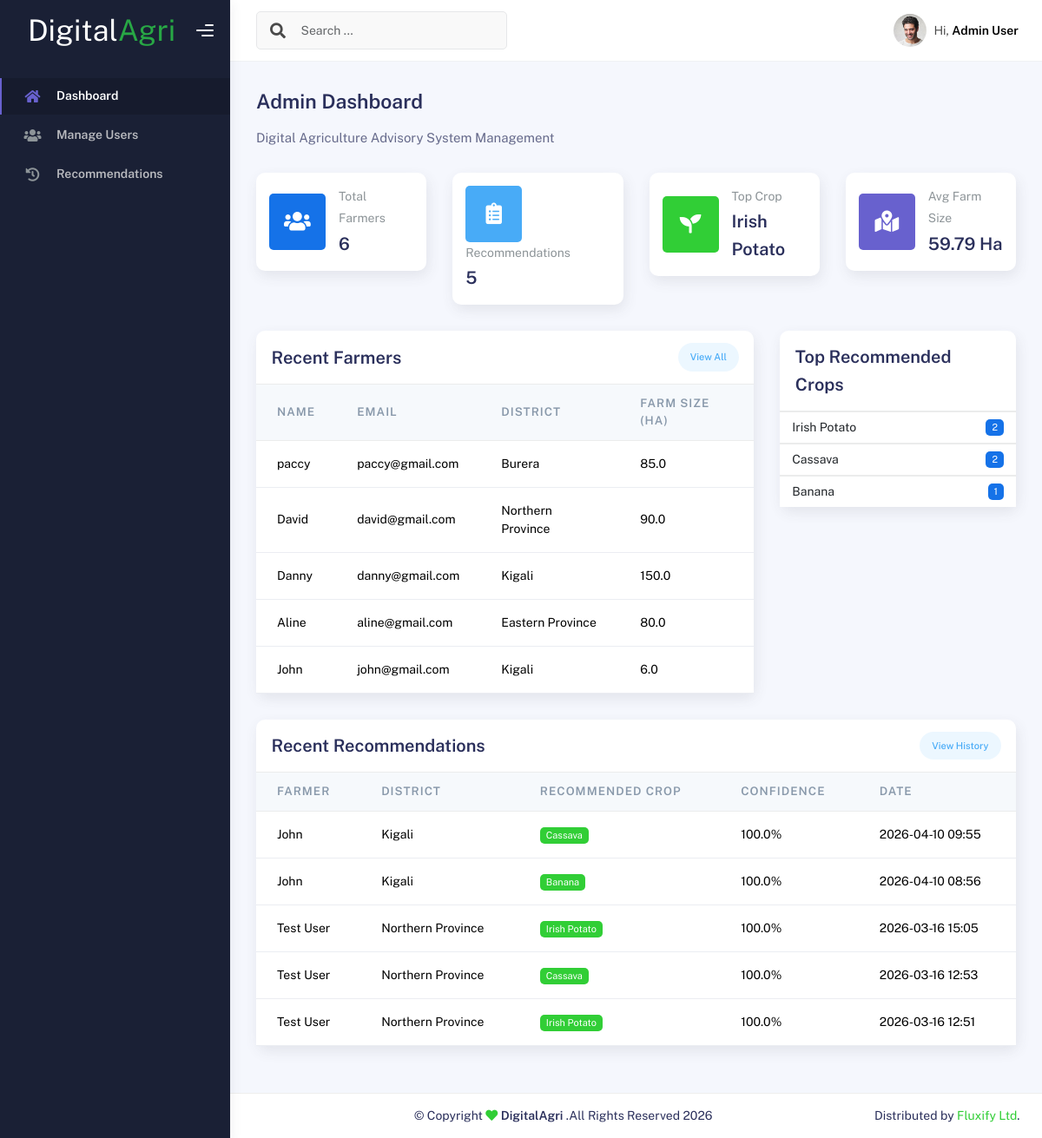
The page /admin (signed in) on the database its author committed.
### models.py (models this page shows, shortened)
class User(UserMixin, db.Model):
    __tablename__ = 'users'
    id = db.Column(db.Integer, primary_key=True)
    name = db.Column(db.String(100), nullable=False)
    email = db.Column(db.String(120), unique=True, nullable=False)
    password = db.Column(db.String(255), nullable=False)
    district = db.Column(db.String(100))
    farm_size = db.Column(db.Float)  # in hectares
    created_at = db.Column(db.DateTime, default=datetime.utcnow)
    updated_at = db.Column(db.DateTime, default=datetime.utcnow, onupdate=datetime.utcnow)
    recommendations = db.relationship('RecommendationHistory', backref='user', lazy=True)

class RecommendationHistory(db.Model):
    __tablename__ = 'recommendation_history'
    id = db.Column(db.Integer, primary_key=True)
    user_id = db.Column(db.Integer, db.ForeignKey('users.id'), nullable=False)
    district = db.Column(db.String(100), nullable=False)
    soil_type = db.Column(db.String(50))
    soil_ph = db.Column(db.Float)
    rainfall = db.Column(db.Float)
    temperature = db.Column(db.Float)
    humidity = db.Column(db.Float)
    farm_size = db.Column(db.Float)
    recommended_crops = db.Column(db.Text)  # JSON string of recommendations
    confidence_score = db.Column(db.Float)
    planting_season = db.Column(db.String(50))
    weather_data = db.Column(db.Text)  # JSON string
    created_at = db.Column(db.DateTime, default=datetime.utcnow)

### app.py (the view)
@app.route('/admin')
@login_required
def admin_dashboard():
    if current_user.email != 'admin@digitalagri.rw':
        flash('Access denied. Admin privileges required.', 'danger')
        return redirect(url_for('dashboard'))
    total_users = User.query.filter(User.email != 'admin@digitalagri.rw').count()
    total_recommendations = RecommendationHistory.query.count()
    recent_users = User.query.filter(User.email != 'admin@digitalagri.rw').order_by(User.created_at.desc()).limit(5).all()
    recent_recommendations = RecommendationHistory.query.order_by(RecommendationHistory.created_at.desc()).limit(5).all()
    district_stats = db.session.query(User.district, db.func.count(User.id)).group_by(User.district).all()
    top_crops = db.session.query(RecommendationHistory.recommended_crops, db.func.count(RecommendationHistory.id)).group_by(RecommendationHistory.recommended_crops).order_by(db.func.count(RecommendationHistory.id).desc()).limit(5).all()
    avg_farm_size = db.session.query(db.func.avg(User.farm_size)).scalar() or 0
    return render_template('dashboard/admin.html',
                         total_users=total_users,
                         total_recommendations=total_recommendations,
                         recent_users=recent_users,
                         recent_recommendations=recent_recommendations,
                         district_stats=district_stats,
                         top_crops=top_crops,
                         avg_farm_size=round(avg_farm_size, 2))

### app.py (called while the page is built)
@login_manager.user_loader
def load_user(user_id):
    return User.query.get(int(user_id))

### templates/dashboard/admin.html (shortened to what this page needs)
<!DOCTYPE html>
<html lang="en">
  <head>
    <link rel="stylesheet" href="{{ url_for('static', filename='dashboard/assets/css/bootstrap.min.css') }}" />
    <link rel="stylesheet" href="{{ url_for('static', filename='dashboard/assets/css/plugins.min.css') }}" />
    <link rel="stylesheet" href="{{ url_for('static', filename='dashboard/assets/css/kaiadmin.min.css') }}" />
    <link rel="stylesheet" href="{{ url_for('static', filename='dashboard/assets/css/demo.css') }}" />
  </head>
  <body>
    <div class="wrapper">
      <div class="sidebar" data-background-color="dark">
        <div class="sidebar-logo">
          <div class="logo-header" data-background-color="dark">
            <a href="{{ url_for('admin_dashboard') }}" class="logo">
              <a href="" class="logo d-flex align-items-center">
              <span class="sitename" style="color: #ffffff;font-size:2em; ">Digital<span style="color: #28a745;">Agri</span></span>
            </a>
            </a>
            <div class="nav-toggle">
              <button class="btn btn-toggle toggle-sidebar">
                <i class="gg-menu-right"></i>
              </button>
            </div>
          </div>
        </div>
        <div class="sidebar-wrapper scrollbar scrollbar-inner">
          <div class="sidebar-content">
            <ul class="nav nav-secondary">
              <li class="nav-item {{ 'active' if request.endpoint == 'admin_dashboard' else '' }}">
                <a href="{{ url_for('admin_dashboard') }}">
                  <i class="fas fa-home"></i>
                  <p>Dashboard</p>
                </a>
              </li>
              <li class="nav-item {{ 'active' if request.endpoint == 'admin_users' else '' }}">
                <a href="{{ url_for('admin_users') }}">
                  <i class="fas fa-users"></i>
                  <p>Manage Users</p>
                </a>
              </li>
              <li class="nav-item {{ 'active' if request.endpoint == 'admin_recommendations' else '' }}">
                <a href="{{ url_for('admin_recommendations') }}">
                  <i class="fas fa-history"></i>
                  <p>Recommendations</p>
                </a>
              </li>
            </ul>
          </div>
        </div>
      </div>
      <div class="main-panel">
        <div class="main-header">
          <nav
            class="navbar navbar-header navbar-header-transparent navbar-expand-lg border-bottom"
          >
            <div class="container-fluid">
              <nav
                class="navbar navbar-header-left navbar-expand-lg navbar-form nav-search p-0 d-none d-lg-flex"
              >
                <div class="input-group">
                  <div class="input-group-prepend">
                    <button type="submit" class="btn btn-search pe-1">
                      <i class="fa fa-search search-icon"></i>
                    </button>
                  </div>
                  <input
                    type="text"
                    placeholder="Search ..."
                    class="form-control"
                  />
                </div>
              </nav>
              <ul class="navbar-nav topbar-nav ms-md-auto align-items-center">
                <li class="nav-item topbar-user dropdown hidden-caret">
                  <a
                    class="dropdown-toggle profile-pic"
                    data-bs-toggle="dropdown"
                    href="#"
                    aria-expanded="false"
                  >
                    <div class="avatar-sm">
                      <img
                        src="{{ url_for('static', filename='dashboard/assets/img/profile.jpg') }}"
                        alt="..."
                        class="avatar-img rounded-circle"
                      />
                    </div>
                    <span class="profile-username">
                      <span class="op-7">Hi,</span>
                      <span class="fw-bold">{{ current_user.name if current_user.name else 'User' }}</span>
                    </span>
                  </a>
                </li>
              </ul>
            </div>
          </nav>
        </div>
        <div class="container">
          <div class="page-inner">
            <div
              class="d-flex align-items-left align-items-md-center flex-column flex-md-row pt-2 pb-4"
            >
              <div>
                <h3 class="fw-bold mb-3">Admin Dashboard</h3>
                <h6 class="op-7 mb-2">Digital Agriculture Advisory System Management</h6>
              </div>
            </div>
            <div class="row">
              <div class="col-sm-6 col-md-3">
                <div class="card card-stats card-round">
                  <div class="card-body">
                    <div class="row align-items-center">
                      <div class="col-icon">
                        <div
                          class="icon-big text-center icon-primary bubble-shadow-small"
                        >
                          <i class="fas fa-users"></i>
                        </div>
                      </div>
                      <div class="col col-stats ms-3 ms-sm-0">
                        <div class="numbers">
                          <p class="card-category">Total Farmers</p>
                          <h4 class="card-title">{{ total_users }}</h4>
                        </div>
                      </div>
                    </div>
                  </div>
                </div>
              </div>
              <div class="col-sm-6 col-md-3">
                <div class="card card-stats card-round">
                  <div class="card-body">
                    <div class="row align-items-center">
                      <div class="col-icon">
                        <div
                          class="icon-big text-center icon-info bubble-shadow-small"
                        >
                          <i class="fas fa-clipboard-list"></i>
                        </div>
                      </div>
                      <div class="col col-stats ms-3 ms-sm-0">
                        <div class="numbers">
                          <p class="card-category">Recommendations</p>
                          <h4 class="card-title">{{ total_recommendations }}</h4>
                        </div>
                      </div>
                    </div>
                  </div>
                </div>
              </div>
              <div class="col-sm-6 col-md-3">
                <div class="card card-stats card-round">
                  <div class="card-body">
                    <div class="row align-items-center">
                      <div class="col-icon">
                        <div
                          class="icon-big text-center icon-success bubble-shadow-small"
                        >
                          <i class="fas fa-seedling"></i>
                        </div>
                      </div>
                      <div class="col col-stats ms-3 ms-sm-0">
                        <div class="numbers">
                          <p class="card-category">Top Crop</p>
                          <h4 class="card-title">{{ top_crops[0][0].replace('_', ' ').title() if top_crops else 'N/A' }}</h4>
                        </div>
                      </div>
                    </div>
                  </div>
                </div>
              </div>
              <div class="col-sm-6 col-md-3">
                <div class="card card-stats card-round">
                  <div class="card-body">
                    <div class="row align-items-center">
                      <div class="col-icon">
                        <div
                          class="icon-big text-center icon-secondary bubble-shadow-small"
                        >
                          <i class="fas fa-map-marked-alt"></i>
                        </div>
                      </div>
                      <div class="col col-stats ms-3 ms-sm-0">
                        <div class="numbers">
                          <p class="card-category">Avg Farm Size</p>
                          <h4 class="card-title">{{ avg_farm_size }} Ha</h4>
                        </div>
                      </div>
                    </div>
                  </div>
                </div>
              </div>
            </div>
            <div class="row">
              <div class="col-md-8">
                <div class="card card-round">
                  <div class="card-header">
                    <div class="card-head-row">
                      <div class="card-title">Recent Farmers</div>
                      <div class="card-tools">
                        <a href="{{ url_for('admin_users') }}" class="btn btn-label-info btn-round btn-sm">
                          View All
                        </a>
                      </div>
                    </div>
                  </div>
                  <div class="card-body p-0">
                    <div class="table-responsive">
                      <table class="table align-items-center mb-0">
                        <thead class="thead-light">
                          <tr>
                            <th>Name</th>
                            <th>Email</th>
                            <th>District</th>
                            <th>Farm Size (ha)</th>
                          </tr>
                        </thead>
                        <tbody>
                          {% for user in recent_users %}
                          <tr>
                            <td>{{ user.name }}</td>
                            <td>{{ user.email }}</td>
                            <td>{{ user.district or 'N/A' }}</td>
                            <td>{{ user.farm_size or 'N/A' }}</td>
                          </tr>
                          {% endfor %}
                        </tbody>
                      </table>
                    </div>
                  </div>
                </div>
              </div>
              <div class="col-md-4">
                <div class="card card-round">
                  <div class="card-header">
                    <div class="card-title">Top Recommended Crops</div>
                  </div>
                  <div class="card-body p-0">
                    <ul class="list-group list-group-flush">
                      {% for crop, count in top_crops %}
                      <li class="list-group-item d-flex justify-content-between align-items-center">
                        {{ crop.replace('_', ' ').title() }}
                        <span class="badge badge-primary badge-pill">{{ count }}</span>
                      </li>
                      {% endfor %}
                    </ul>
                  </div>
                </div>
              </div>
            </div>
            <div class="row">
              <div class="col-md-12">
                <div class="card card-round">
                  <div class="card-header">
                    <div class="card-head-row">
                      <div class="card-title">Recent Recommendations</div>
                      <div class="card-tools">
                        <a href="{{ url_for('admin_recommendations') }}" class="btn btn-label-info btn-round btn-sm">
                          View History
                        </a>
                      </div>
                    </div>
                  </div>
                  <div class="card-body p-0">
                    <div class="table-responsive">
                      <table class="table align-items-center mb-0">
                        <thead class="thead-light">
                          <tr>
                            <th>Farmer</th>
                            <th>District</th>
                            <th>Recommended Crop</th>
                            <th>Confidence</th>
                            <th>Date</th>
                          </tr>
                        </thead>
                        <tbody>
                          {% for rec in recent_recommendations %}
                          <tr>
                            <td>{{ rec.user.name }}</td>
                            <td>{{ rec.district }}</td>
                            <td>
                              <span class="badge badge-success">
                                {{ rec.recommended_crops.replace('_', ' ').title() }}
                              </span>
                            </td>
                            <td>{{ "%.1f%%"|format(rec.confidence_score * 100) if rec.confidence_score else 'N/A' }}</td>
                            <td>{{ rec.created_at.strftime('%Y-%m-%d %H:%M') }}</td>
                          </tr>
                          {% endfor %}
                        </tbody>
                      </table>
                    </div>
                  </div>
                </div>
              </div>
            </div>
          </div>
        </div>
        <footer class="footer">
          <div class="container-fluid d-flex justify-content-between">
            <div class="copyright">
               © Copyright <i class="fa fa-heart heart text-success"></i>
              <strong><span> DigitalAgri </span></strong>.All Rights Reserved 2026
            </div>
            <div>
              Distributed by
              <a target="_blank" href="https://www.fluxify.rw/" class="text-success">Fluxify Ltd</a>.
            </div>
          </div>
        </footer>
      </div>
    </div>
  </body>
</html>

### rows shown on the page
User: name "Admin User"
User: name "paccy", email "paccy@gmail.com", district "Burera", farm_size "85.0"
User: name "David", email "david@gmail.com", district "Northern Province", farm_size "90.0"
User: name "Danny", email "danny@gmail.com", district "Kigali", farm_size "150.0"
User: name "Aline", email "aline@gmail.com", district "Eastern Province", farm_size "80.0"
User: name "John", email "john@gmail.com", district "Kigali", farm_size "6.0"
RecommendationHistory: replace "Cassava", count "2", user.name "Test User", district "Northern Province", recommended_crops.replace "Cassava", confidence_score "100.0%", created_at "2026-03-16 12:53"
RecommendationHistory: user.name "John", district "Kigali", recommended_crops.replace "Cassava", confidence_score "100.0%", created_at "2026-04-10 09:55"
RecommendationHistory: user.name "John", district "Kigali", recommended_crops.replace "Banana", confidence_score "100.0%", created_at "2026-04-10 08:56"
RecommendationHistory: user.name "Test User", district "Northern Province", recommended_crops.replace "Irish Potato", confidence_score "100.0%", created_at "2026-03-16 15:05"
RecommendationHistory: user.name "Test User", district "Northern Province", recommended_crops.replace "Irish Potato", confidence_score "100.0%", created_at "2026-03-16 12:51"

### other values the page prints
{{ total_users }} "6"
{{ total_recommendations }} "5"
{{ top_crops[0][0].replace('_', ' ').title() if top_crops else 'N/A' }} "Irish Potato"
{{ avg_farm_size }} "59.79"
{{ crop.replace('_', ' ').title() }} "Irish Potato" "Banana"
{{ count }} "2" "1"
